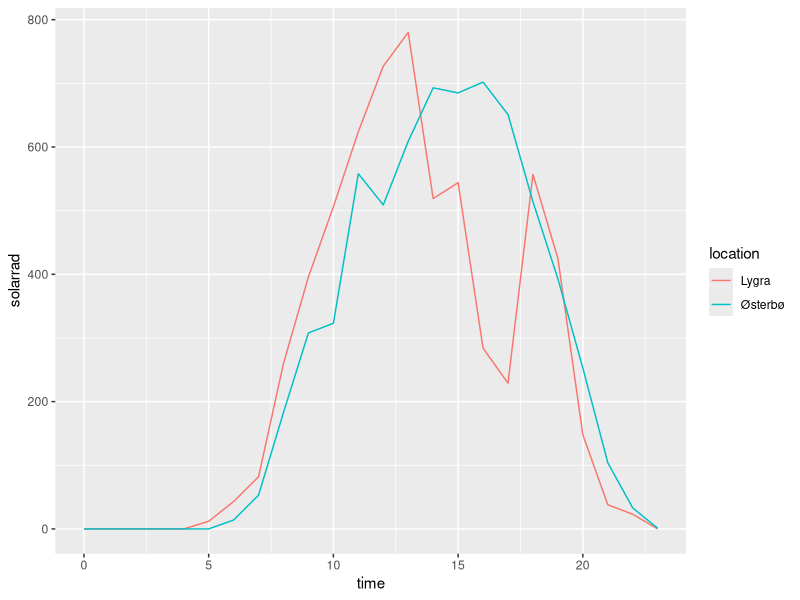
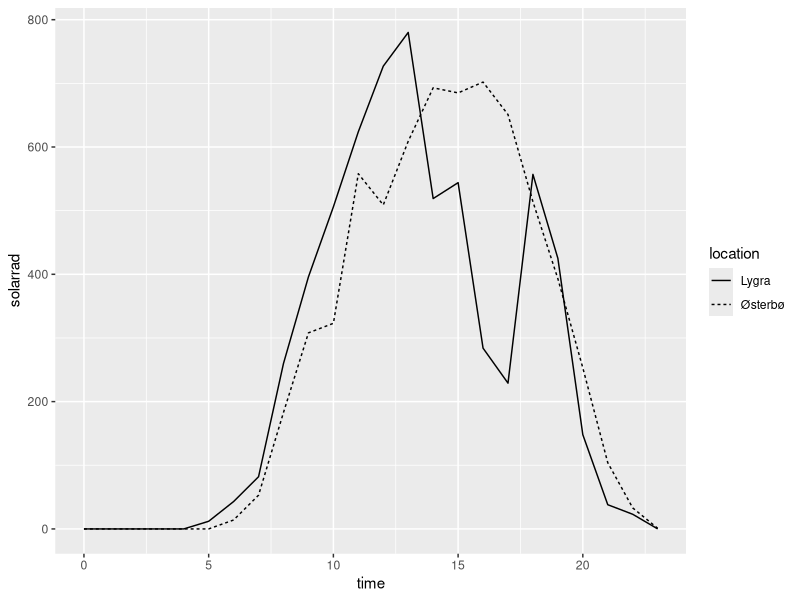
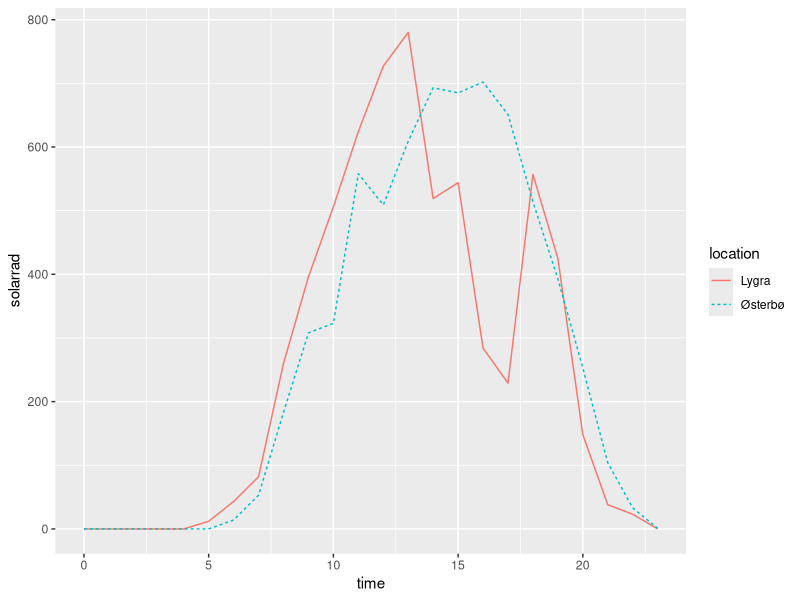
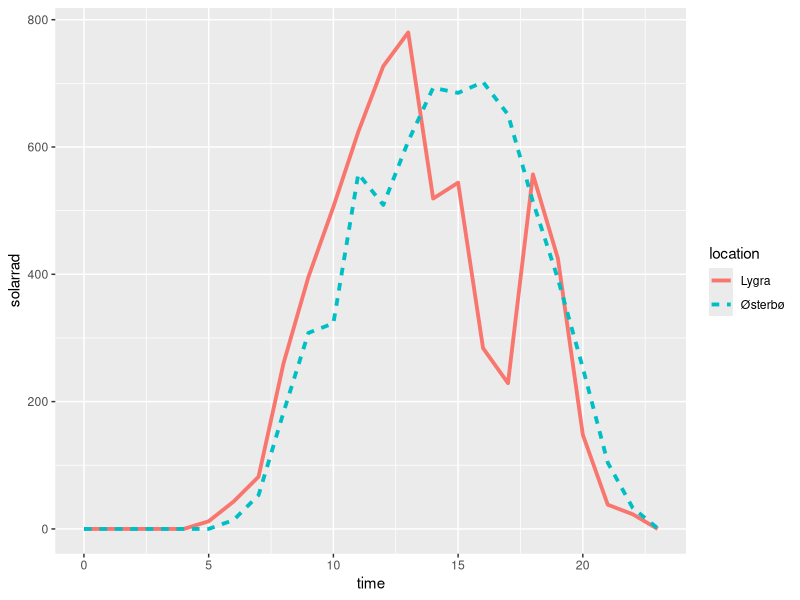
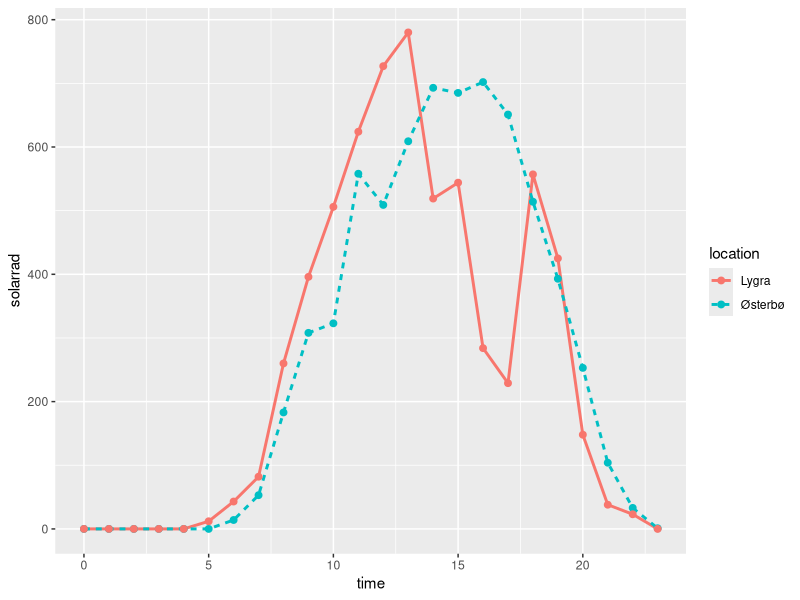
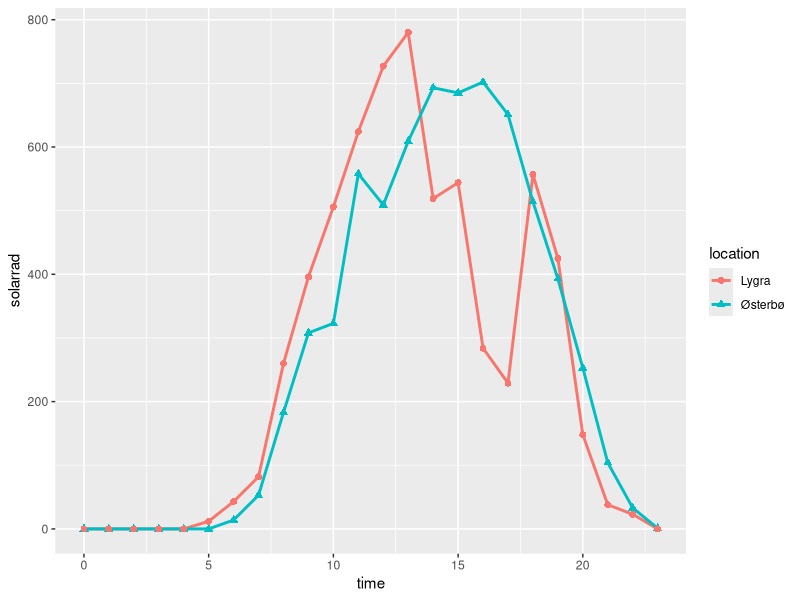

The R source for these figures, in order:
## ---- chunk 1
knitr::opts_chunk$set(echo = TRUE, fig.align='center')

# title: Creating a multiple line plot
# author: jonathan
# revised: 28/3/2020 

WEB <- c("https://bioceed.uib.no/dropfolder/bioSTATS/Rmd/Visualizing/Multiple/multiple-lines.html")
GIT <- c("https://github.com/jonathansoule/biostats/blob/master/Visualizing/Multiple/multiple-lines.Rmd")
library(ggplot2)
time <- rep(0:23,2)
location <- c(rep("Østerbø", 24), rep("Lygra",24))
solarrad <- c(0,0,0,0,0,0,14,53,183,308,323,558,509,609,693,685,702,651,514,393,253,104,33,1,	
              0,0,0,0,0,12,43,82,260,396,506,624,727,780,519,544,284,229,557,425,148,38,23,0)
## ---- chunk 2
# dataframe
df <- data.frame(time, location, solarrad)
# structure of the dataframe
str(df)
## ---- chunk 3
ggplot(df, aes(x = time, y = solarrad, color = location)) +
  geom_line()
## ---- chunk 4
ggplot(df, aes(x = time, y = solarrad, linetype = location)) +
  geom_line()
## ---- chunk 5
ggplot(df, aes(x = time, y = solarrad, color = location, linetype = location)) +
  geom_line()
## ---- chunk 6
ggplot(df, aes(x = time, y = solarrad, color = location, linetype = location)) +
  geom_line(size = 1.3)
## ---- chunk 7
ggplot(df, aes(x = time, y = solarrad, color = location, linetype = location)) +
  geom_line(size = 1) +
  geom_point(size = 2)
## ---- chunk 8
ggplot(df, aes(x = time, y = solarrad, color = location, shape = location)) +
  geom_line(size = 1) +
  geom_point(size = 2)
